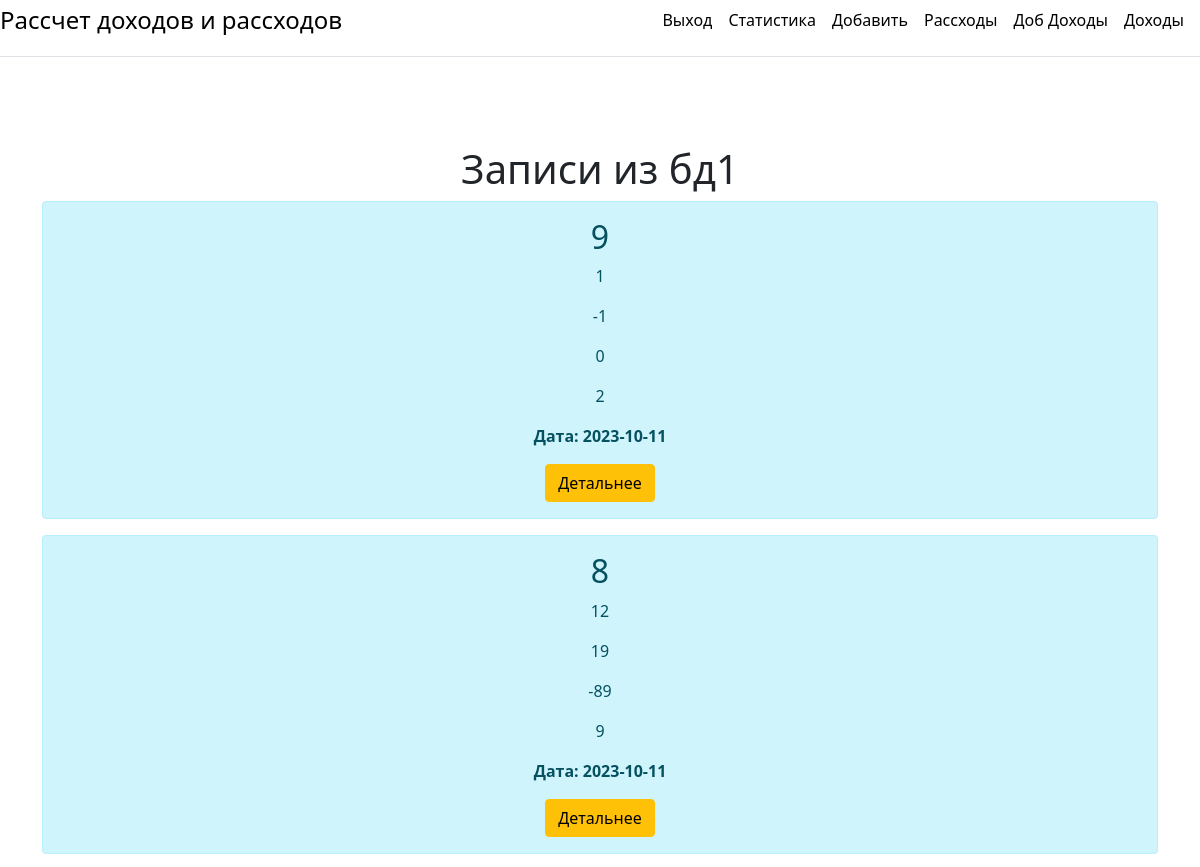
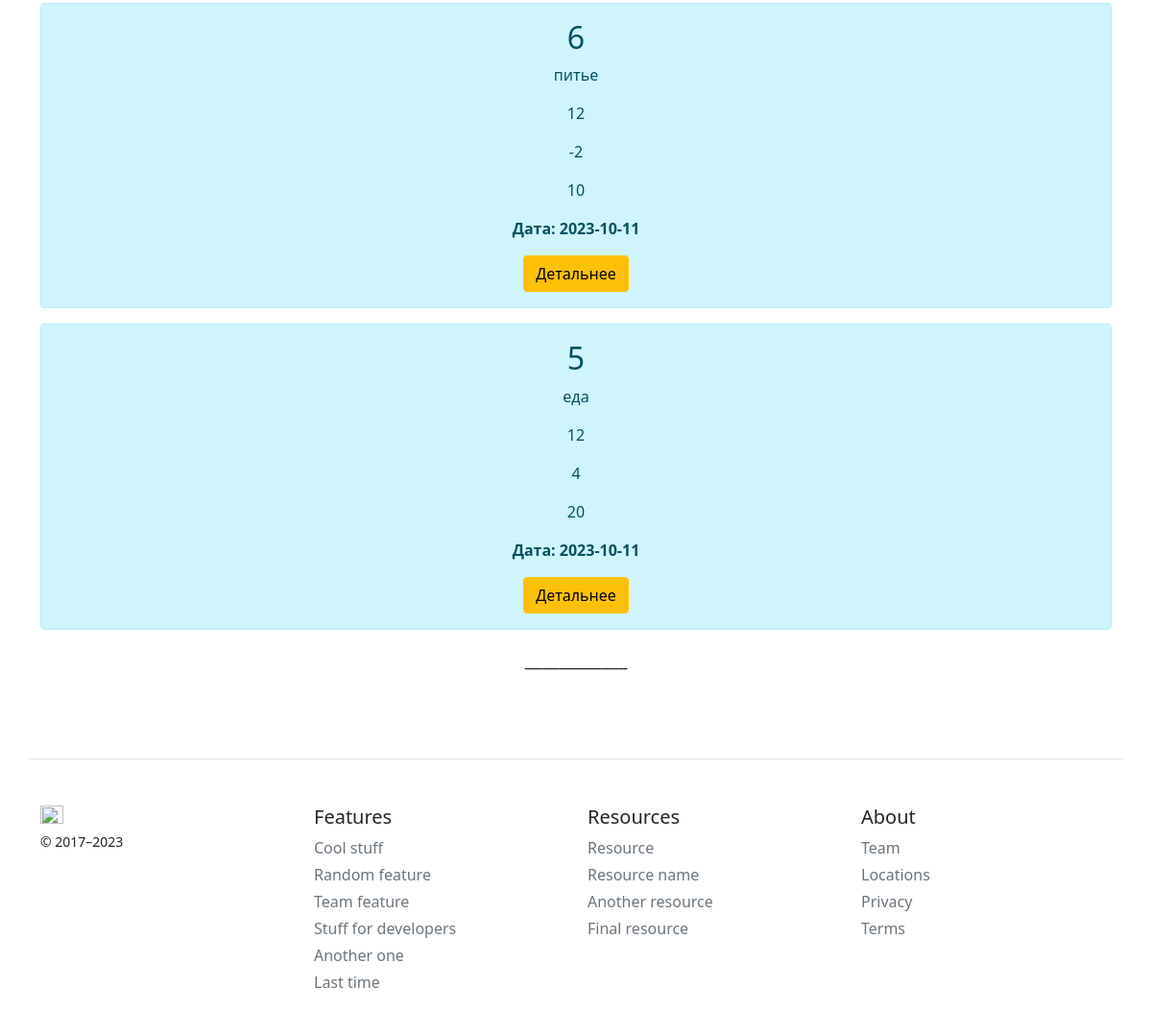
The app's page /posts (signed in) with its own data (2 pictures, top to bottom).
### app.py (models this page shows, shortened)
class Article(db.Model):
    id = db.Column(db.Integer, primary_key=True)
    name = db.Column(db.String(100), primary_key=False, default='Не указана покупка')
    index = db.Column(db.String(100), primary_key=False, default='')
    quantity = db.Column(db.Integer, default=1)
    cost = db.Column(db.Integer, nullable=False)
    user_id = db.Column(db.Integer, db.ForeignKey('registration.id'))
    date = db.Column(db.DateTime, default=datetime.now)

### app.py (the view)
@app.route('/posts')
@login_required
def posts():
    articles = Article.query.filter(Article.user_id == current_user.id).order_by(Article.date.desc()).all()
    return render_template("posts.html", articles=articles)

### app.py (called while the page is built)
@login_manager.user_loader
def load_user(user_id):
    return Registration.query.filter(Registration.id == user_id).first()

### templates/posts.html (shortened to what this page needs)
{% extends 'base.html' %}
{% block body%}
<div class="container mt-5">
    <h1> Записи из бд1</h1>
    {% for e in articles %}
    <div class="alert alert-info">
        <h2> {{e.id}} </h2>
        <p> {{e.name}} </p>
        <p> {{e.index}} </p>
        <p> {{e.quantity}} </p>
        <p> {{e.cost}} </p>
        <p><b> Дата: {{e.date.date() }}</b></p>
        <button class="btn btn-warning">Детальнее</button>
    </div>
    {% endfor %}
</div>
{% endblock %}

### records on screen
Article: id "9", name "1", index "-1", quantity "0", cost "2", date "2023-10-11"
Article: id "8", name "12", index "19", quantity "-89", cost "9", date "2023-10-11"
Article: id "6", name "питье", index "12", quantity "-2", cost "10", date "2023-10-11"
Article: id "5", name "еда", index "12", quantity "4", cost "20", date "2023-10-11"
